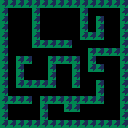

This game map was drawn from its Tiled (.tmx) file and the tilesets committed beside it. A one-line description and the full map source follow:
An orthogonal 16x16 tile map with 8x8 px tiles, 2 tile layers (Tile Layer 1, Tile Layer 2).

<map version="1.2" tiledversion="1.2.1" orientation="orthogonal" renderorder="right-down" width="16" height="16" tilewidth="8" tileheight="8" infinite="0" nextlayerid="3" nextobjectid="1">
 <tileset firstgid="1" source="import.tsx" />
 <layer id="1" name="Tile Layer 1" width="16" height="16">
  <data encoding="csv">
129,129,129,129,129,129,129,129,129,129,129,129,129,129,129,129,
129,0,0,0,129,0,0,0,0,0,129,0,0,0,0,129,
129,0,0,0,129,0,0,0,0,0,129,0,129,0,0,129,
129,0,0,0,129,0,0,0,0,0,129,0,129,0,0,129,
129,0,0,0,129,0,0,0,0,0,129,129,129,0,0,129,
129,0,0,0,129,129,129,129,129,0,0,0,0,0,0,129,
129,0,0,0,0,0,0,0,0,0,0,129,129,129,129,129,
129,0,129,129,0,0,129,129,129,129,0,129,0,0,0,129,
129,0,129,0,0,0,129,0,0,129,0,129,129,0,0,129,
129,0,129,0,0,0,129,0,0,129,0,0,0,0,0,129,
129,0,129,129,129,129,129,0,0,129,0,0,129,0,0,129,
129,0,0,0,0,0,0,0,0,0,0,0,129,0,0,129,
129,129,129,129,0,129,129,129,129,129,129,129,129,0,0,129,
129,0,0,0,0,129,0,0,129,129,0,0,0,0,0,129,
129,0,0,0,0,129,0,0,0,0,0,0,0,0,0,129,
129,129,129,129,129,129,129,129,129,129,129,129,129,129,129,129
</data>
 </layer>
 <layer id="2" name="Tile Layer 2" width="16" height="16">
  <data encoding="csv">
0,0,0,0,0,0,0,0,0,0,0,0,0,0,0,0,
0,130,0,0,0,130,0,0,0,130,0,0,0,0,130,0,
0,0,0,0,0,0,0,0,0,0,0,0,0,0,0,0,
0,0,0,0,0,0,0,0,0,0,0,0,0,0,0,0,
0,0,0,0,0,0,0,0,0,0,0,0,0,0,0,0,
0,0,0,0,0,0,0,0,0,0,0,0,0,0,0,0,
0,0,0,0,0,0,0,0,0,0,0,0,0,0,0,0,
0,0,0,0,0,0,0,0,0,0,0,0,0,0,0,0,
0,0,0,130,0,0,0,130,130,0,0,0,0,0,0,0,
0,0,0,0,0,0,0,0,0,0,0,0,0,0,0,0,
0,0,0,0,0,0,0,0,0,0,0,0,0,0,0,0,
0,0,0,0,0,0,0,0,0,0,0,0,0,0,0,0,
0,0,0,0,0,0,0,0,0,0,0,0,0,0,0,0,
0,0,0,0,0,0,0,0,0,0,0,0,0,0,0,0,
0,130,0,0,0,0,0,0,0,0,0,0,0,0,130,0,
0,0,0,0,0,0,0,0,0,0,0,0,0,0,0,0
</data>
 </layer>
</map>